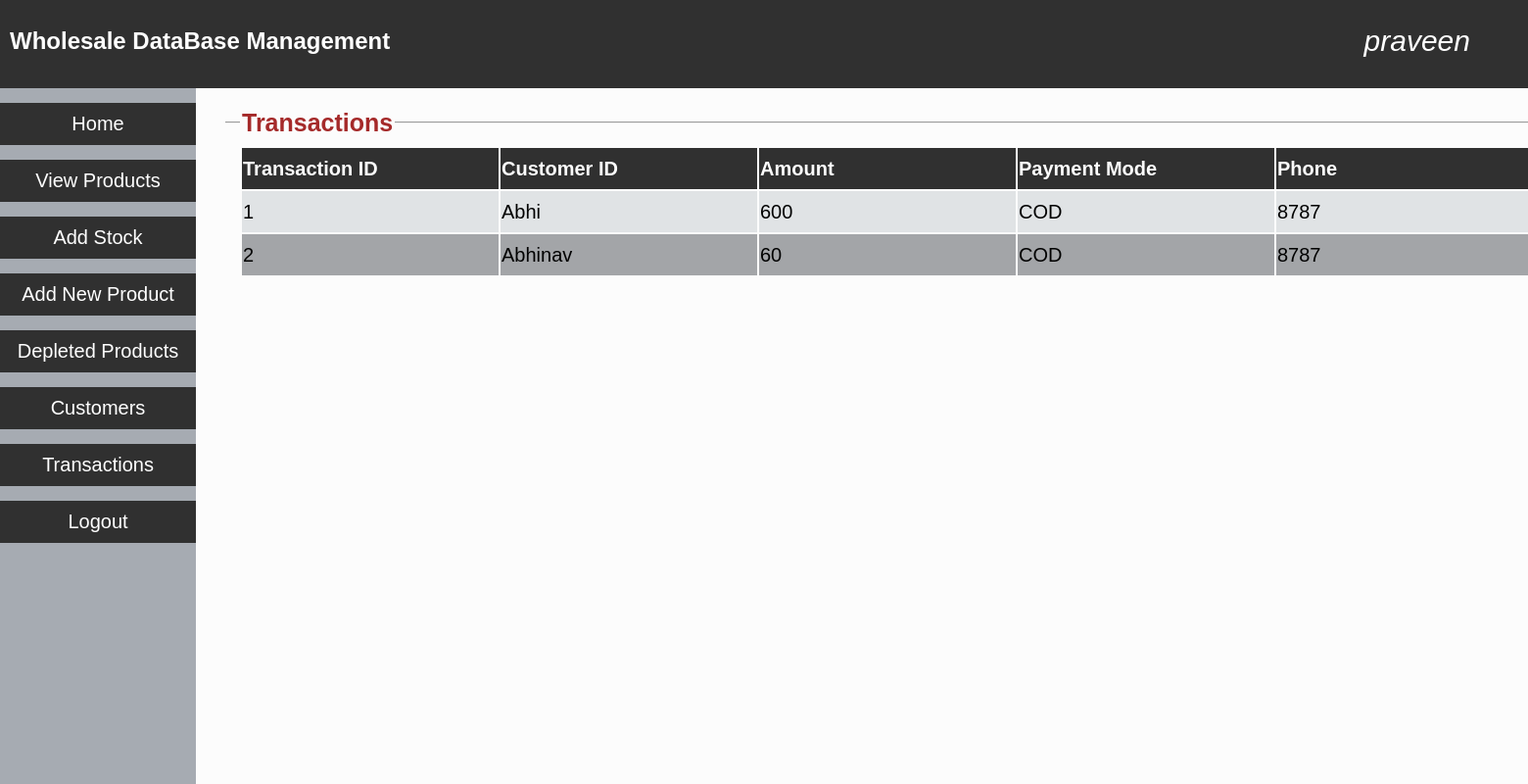
The app's page /transactions.php (signed in) with its own data.
### tables this page shows
CREATE TABLE `transaction` (
  `transaction_id` int(11) NOT NULL,
  `customer_id` varchar(20) NOT NULL,
  `transaction_amount` int(11) DEFAULT NULL,
  `payment` varchar(20) DEFAULT NULL,
  `phone` varchar(10) DEFAULT NULL,
  `address` varchar(100) DEFAULT NULL,
  `date` varchar(20) NOT NULL
);

### transactions.php (the view, shortened to what this page needs)
<!DOCTYPE html>
<html>
<head>
	<link rel='stylesheet' href="css/style.css">
</head>
<body>
	<div class="topStyle">
		<h2 style="color:white;">Wholesale DataBase Management</h2>
		<a class='userNameDisplay'><?php echo $_SESSION['loginUser']; ?></a>
	</div>
	<div class='sidebar'>
		<button onclick="location.href='adminHome.php'">Home</button>
		<button onclick="location.href='viewProducts.php'">View Products</button>
		<button onclick="location.href='addStock.php'">Add Stock</button>
		<button onclick="location.href='addProduct.php'">Add New Product</button>
		<button onclick="location.href='depleted.php'">Depleted Products</button>
		<button onclick="location.href='customers.php'">Customers</button>
		<button onclick="location.href='transactions.php'">Transactions</button>
		<button onclick="location.href='logout.php'">Logout</button>
	</div>
<div class='container'>
	<fieldset><legend><b>Transactions</b></legend>
	<form action="<?php echo $_SERVER['PHP_SELF']; ?>" method='get'><table><tr><th>Transaction ID</th><th>Customer ID</th><th>Amount</th><th>Payment Mode</th><th>Phone</th><th>Address</th><th>Date</th></tr>
		<?php
			$conn=mysqli_connect("localhost","root","","wholesale");
			$sql="select * from transaction ";
			$result=mysqli_query($conn,$sql);
			while($row=mysqli_fetch_assoc($result)){
				echo "<tr><td>".$row['transaction_id']."</td><td>".$row['customer_id']."</td><td>".$row['transaction_amount']."</td><td>".$row['payment']."</td><td>".$row['phone']."</td><td style='font-size: 15px;'>".$row['address']."</td><td>".$row['date']."</td></tr>";
			}
			echo "</table><br>";
		?>
	</fieldset>
</div>
</body>
</html>

### css/style.css (style rules this page uses)
.topStyle { top:0; padding:10px; position:fixed; left:0; height:70px; width:100%; background-color: #303030; z-index: 10; }
.sidebar { display: block; position:fixed; margin-top:70px; top:20px; left:0; padding-top:15px; width:200px; height:100%; background-color: #a6abb2; z-index:5; }
.container { position:absolute; margin-top: 70px; margin-left:200px; margin-right:0; padding: 30px 20px 20px 20px; z-index: 1; }
.container form { line-height: 2em; display: block; }
.container table { text-align:left; font-style:normal; }
.container table td { vertical-align:top; }
.container table tr:nth-child(odd) { background-color: #a3a5a8; }
.container table tr:nth-child(even) { background-color: #e0e3e5; }
.container table th { min-width:13em; color:#fcfcfc; background-color: #303030; }
.container fieldset { min-height: 200px; min-width:30em; font-size: 20px; font-style:italic; line-height: 1.7em; border-left:none; border-right:none; border-bottom:none; }
.container fieldset legend { font-size: 25px; color:brown; font-style:normal; }
.sidebar button { text-decoration: none; border:none; background-color: #303030; padding:10px; height:20px auto; font-size: 20px; cursor:pointer; width:200px; margin-bottom:15px; color:white; }
.userNameDisplay { top:30px; right:5%; position:absolute; color:white; font-style:italic; font-size: 30px; }
body { top:0; left:0; background-color: #fcfcfc; font-family:sans-serif; line-height: 1.5em; }

### records on screen
transaction: transaction_id "1", customer "Abhi", transaction_amount "600", payment "COD", phone "8787"
transaction: transaction_id "2", customer "Abhinav", transaction_amount "60", payment "COD", phone "8787"

### other values on screen
$_SESSION['loginUser'] "praveen"
